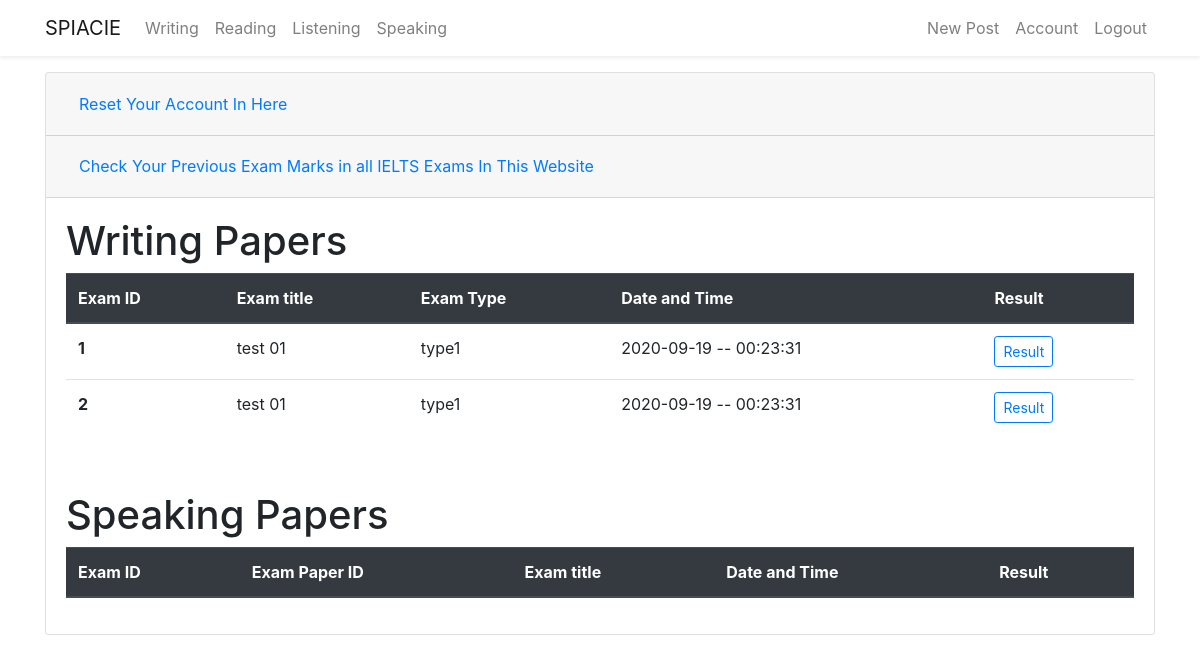
Page /account (signed in) on the committed database.
### flaskblog/models.py (models this page shows, shortened)
class Writingpaperanswer(db.Model):
    id = db.Column(db.Integer, primary_key=True)
    pid = db.Column(db.Integer, db.ForeignKey(
        'writingpaper.id'), nullable=False)
    task = db.Column(db.String(1000), nullable=False)
    type = db.Column(db.String(200), nullable=False)
    date_posted = db.Column(db.DateTime, nullable=False,
                            default=datetime.now())
    grammar = db.Column(db.Integer, nullable=False)
    cohesion = db.Column(db.Integer, nullable=False)
    user_id = db.Column(db.Integer, db.ForeignKey('user.id'), nullable=False)

class Writingpaper(db.Model):
    id = db.Column(db.Integer, primary_key=True)
    title = db.Column(db.String(300), unique=True, nullable=False)
    task01 = db.Column(db.String(1000), nullable=False)
    task01_img = db.Column(db.String(20), nullable=True)
    date_posted = db.Column(db.DateTime, nullable=False,
                            default=datetime.now())
    user_id = db.Column(db.Integer, db.ForeignKey('user.id'), nullable=False)
    answer = db.relationship(
        'Writingpaperanswer', backref='candidate', lazy=True)

### flaskblog/users/routes.py (the view)
@users.route("/account", methods=['GET', 'POST'])
@login_required
def account():
    form = UpdateAccountForm()
    writinganswers = Writingpaperanswer.query.filter_by(
        user_id=current_user.id).all()
    speakinganswersaves = Speakinganswersaved.query.filter_by(
        user_id=current_user.id).all()
    speakingquestions = Speakingquestion.query.filter_by(
        user_id=current_user.id).all()
    for writinganswer in writinganswers:
        if writinganswer.user_id == current_user.id:
            print(type(writinganswer))
            print(writinganswer.id)
    if form.validate_on_submit():
        if form.picture.data:
            picture_file = save_picture(form.picture.data)
            current_user.image_file = picture_file
        current_user.firstname = form.firstname.data
        current_user.lastname = form.lastname.data
        current_user.username = form.username.data
        current_user.email = form.email.data
        db.session.commit()
        flash('Your Account has been updated!', 'success')
        return redirect(url_for('users.account'))
    elif request.method == 'GET':
        form.firstname.data = current_user.firstname
        form.lastname.data = current_user.lastname
        form.username.data = current_user.username
        form.email.data = current_user.email
    image_file = url_for(
        'static', filename='profile_pics/' + current_user.image_file)
    return render_template('account.html', title='Account', image_file=image_file, form=form, writinganswers=writinganswers, speakinganswersaves=speakinganswersaves, speakingquestions=speakingquestions)

### flaskblog/models.py (called while the page is built)
@login_manger.user_loader
def load_user(user_id):
    return User.query.get(int(user_id))

### flaskblog/templates/account.html (shortened to what this page needs)
{% extends 'layout.html'%} {% block content %}
<div class="content-section">
  <div class="accordion" id="accordionExample">
    <div class="card">
      <div class="card-header" id="headingOne">
        <h2 class="mb-0">
          <button
            class="btn btn-link btn-block text-left"
            type="button"
            data-toggle="collapse"
            data-target="#collapseOne"
            aria-expanded="true"
            aria-controls="collapseOne"
          >
            Reset Your Account In Here
          </button>
        </h2>
      </div>
      <div class="card-header" id="headingTwo">
        <h2 class="mb-0">
          <button
            class="btn btn-link btn-block text-left collapsed"
            type="button"
            data-toggle="collapse"
            data-target="#collapseTwo"
            aria-expanded="false"
            aria-controls="collapseTwo"
          >
            Check Your Previous Exam Marks in all IELTS Exams In This Website
          </button>
        </h2>
      </div>
      <div
        id="collapseTwo"
        class="collapse show"
        aria-labelledby="headingTwo"
        data-parent="#accordionExample"
      >
        <div class="card-body">
          <table class="table">
            <h1>Writing Papers</h1>
            <thead class="thead-dark">
              <tr>
                <th scope="col">Exam ID</th>
                <th scope="col">Exam title</th>
                <th scope="col">Exam Type</th>
                <th scope="col">Date and Time</th>
                <th scope="col">Result</th>
              </tr>
            </thead>
            <tbody>
              {% for writinganswer in writinganswers %} {% if
              writinganswer.user_id == current_user.id %}
              <tr>
                <th scope="row">{{ writinganswer.id}}</th>
                <td>{{ writinganswer.candidate.title}}</td>
                <td>{{ writinganswer.type}}</td>
                <td>
                  {{ writinganswer.date_posted.strftime("%Y-%m-%d --
                  %H:%M:%S")}}
                </td>
                <td>
                  <a
                    type="button"
                    class="btn btn-outline-primary btn-sm"
                    href="{{ url_for('writing.result', writing_result_id= writinganswer.id )}}"
                  >
                    Result
                  </a>
                </td>
              </tr>
              {% endif %} {% endfor %}
            </tbody>
          </table>
        </div>
        <div class="card-body">
          <table class="table">
            <h1>Speaking Papers</h1>
            <thead class="thead-dark">
              <tr>
                <th scope="col">Exam ID</th>
                <th scope="col">Exam Paper ID</th>
                <th scope="col">Exam title</th>
                <th scope="col">Date and Time</th>
                <th scope="col">Result</th>
              </tr>
            </thead>
          </table>
        </div>
      </div>
    </div>
  </div>
  {% endblock content%}

### rows in the picture
Writingpaperanswer: id "1", candidate "test 01", type "type1", date_posted "2020-09-19 -- 00:23:31"
Writingpaperanswer: id "2", candidate "test 01", type "type1", date_posted "2020-09-19 -- 00:23:31"
